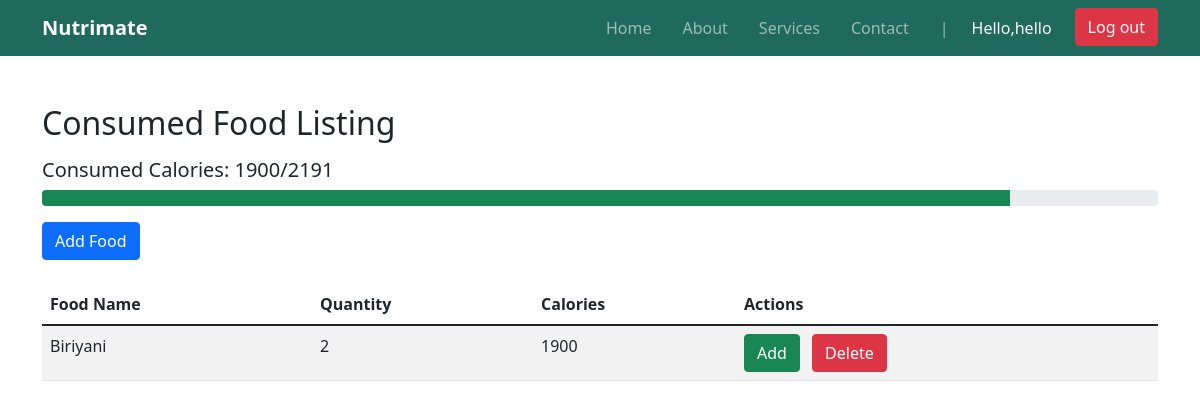
Screenshot of /foods/foods_list/calorie_view (signed in) with the database file from the repository.
### diet/models.py (models this page shows, shortened)
class User(AbstractUser):
    def __str__(self):
        return f'{self.username}'

class FoodLog(models.Model):
    username = models.ForeignKey(User, on_delete=models.CASCADE)
    food_consumed = models.ForeignKey(Food, on_delete=models.CASCADE)
    quantity = models.IntegerField(default=0)
    class Meta:
        verbose_name = 'Food Log'
        verbose_name_plural = 'Food Log'

class Food(models.Model):
    food_name = models.CharField(max_length=200)
    quantity = models.DecimalField(max_digits=7, decimal_places=2, default=100.00)
    description=models.TextField(null=True)
    calories = models.IntegerField(default=0)
    fat = models.DecimalField(max_digits=7, decimal_places=2)
    carbohydrates = models.DecimalField(max_digits=7, decimal_places=2)
    protein = models.DecimalField(max_digits=7, decimal_places=2)
    category = models.ManyToManyField(FoodCategory,blank=True)
    allergies = models.CharField(max_length=80, null=True, blank=True)
    image = models.ImageField(upload_to='foods/')
    is_featured = models.BooleanField(default=False)
    ingredients = models.ManyToManyField(Ingredient,blank=True)
    Preparation=models.TextField(null=True)

### diet/views.py (the view)
# urls.py: path('foods/foods_list/calorie_view',views.food_consumption, name='calorie_view'),
@login_required
def food_consumption(request):
    context=get_user_and_food_info(request)
    return render(request, 'calorie_view.html', context)

### diet/templates/calorie_view.html (shortened to what this page needs)
{% extends 'base.html' %}
{% block head %}
<link href="https://cdn.jsdelivr.net/npm/bootstrap@5.1.3/dist/css/bootstrap.min.css" rel="stylesheet">
{% endblock %}
{% block body %}
<div class="container mt-5">
  <h2>Consumed Food Listing</h2>
  <h5 class="mt-3">Consumed Calories: {{ consumed_calories }}/{{ daily_calories }}</h5>
  <div class="progress mt-2 mb-3">
    {% if consumed_percentage is not None %}
    <div class="progress-bar bg-success" role="progressbar" style=" width: {{ consumed_percentage }}%;"
      aria-valuenow="{{ consumed_percentage }}" aria-valuemin="0" aria-valuemax="100">
    </div>
    {% else %}
    <div class="progress-bar bg-danger" role="progressbar" style="width: 0%;" aria-valuenow="0" aria-valuemin="0"
      aria-valuemax="100">No data</div>
    {% endif %}
  </div>
  <a href="{% url 'food_track' %}"> <button class="btn btn-primary" >Add Food</button></a>
  <table class="table table-striped mt-4">
    <thead>
      <tr>
        <th scope="col">Food Name</th>
        <th scope="col">Quantity</th>
        <th scope="col">Calories</th>
        <th scope="col">Actions</th>
      </tr>
    </thead>
    <tbody>
      {% for food in food_log %}
      <tr>
        <td>{{ food.food_consumed.food_name }}</td>
        <td>{{ food.quantity }}</td>
        <td id="totalCalories{{ food.id }}">{{ result }}</td>
        <td>
          {% if consumed_calories|add:food.calories > daily_calories %}
          <button class="btn btn-success me-2" disabled>Add</button>
          {% else %}
          <a href="{% url 'add_food' food.food_consumed.id  %}" type="button" class="btn btn-success me-2">Add</a>
          {% endif %}
          <a href="{% url 'delete_food' food.food_consumed.id  %}" type="button" class="btn btn-danger me-2">Delete</a>
        </td>
      </tr>
      {% endfor %}
    </tbody>
  </table>
</div>
{% endblock %}

### diet/templates/base.html (shortened to what this page needs)
{% load static %}
<!DOCTYPE html>
<html lang="en">
<head>
    <link href="https://cdn.jsdelivr.net/npm/bootstrap@5.1.3/dist/css/bootstrap.min.css" rel="stylesheet">
    <link href="https://cdn.jsdelivr.net/npm/@fortawesome/fontawesome-free@5.15.3/css/all.min.css" rel="stylesheet">
    <link rel="stylesheet" href="{% static 'css/style.css' %}">
    {% block head %}{% endblock %}
</head>
<body>
    <nav class="navbar navbar-expand-lg navbar-dark ">
        <div class="container">
            <a class="navbar-brand" href="#">Nutrimate</a>
            <div class="collapse navbar-collapse justify-content-end" id="navbarNav">
                <ul class="navbar-nav ms-auto">
                    <li class="nav-item">
                        <a class="nav-link" href="{%  url 'index' %}">Home</a>
                    </li>
                    <li class="nav-item">
                        <a class="nav-link" href="#">About</a>
                    </li>
                    <li class="nav-item">
                        <a class="nav-link" href="#">Services</a>
                    </li>
                    <li class="nav-item">
                        <a class="nav-link" href="#">Contact</a>
                    </li>
                    <li class="nav-item">
                        <span class="nav-link">|</span>
                    </li>
                    <li class="nav-item me-2">
                        {% if user.is_authenticated %}
                        <div class="text-light mt-2">Hello,{{user.username}} </div>
                    </li>
                    <li class="nav-item">
                        <a href="{%  url 'logout_view' %}" class="btn btn-danger">Log out</a>
                    {% endif %}
                </ul>
            </div>
        </div>
    </nav>
    {% block body %}
    {% endblock %}
</body>
</html>

### diet/static/css/style.css (style rules this page uses)
body { font-family: 'Segoe UI', Tahoma, Geneva, Verdana, sans-serif; background-color: #f8f9fa; color: #333; margin: 0; }
.navbar { background-color: #206a5d; }
.navbar-brand { color: #fff; font-size: 1.5rem; font-weight: 600; }
.navbar-nav { gap: 15px; }
.nav-link { color: #fff; font-weight: 500; }

### rows the page displays
User: username "hello"
FoodLog: food_consumed.food_name "Biriyani", quantity "2"

### other values shown
{{ consumed_calories }} "1900"
{{ daily_calories }} "2191"
